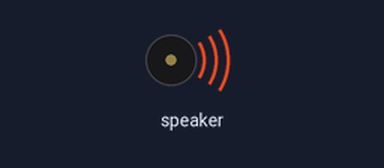
A program run on a simulated Calliope mini (MakeCode). Parts: buzzer (waves = sounding).

Above: at 1.07 s.
At 3.87 s:
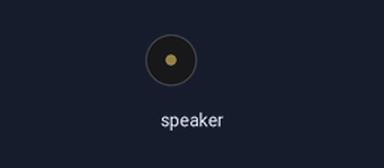
Timing chart, 0 to 4.2 s (numbered marks = the images above):
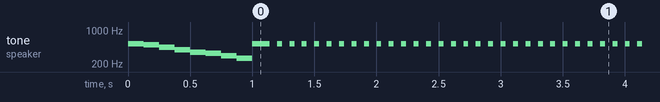

The program:

main.ts
```typescript
input.onGesture(Gesture.Shake, function () {
    music.playMelody("C5 B A G F E D C ", 500)
})
music.playMelody("C5 B A G F E D C ", 500)
basic.forever(function () {
    music.playMelody("C5 B A G F E D C ", 500)
})
loops.everyInterval(100, function () {
    music.playMelody("C5 B A G F E D C ", 500)
})
```

test.ts
```typescript
// Hier kann man Tests durchführen; diese Datei wird nicht kompiliert, wenn dieses Paket als Erweiterung verwendet wird.
```

Measured:
- by itself, tone on speaker: plays 523 Hz for 0.13 s, 494 Hz for 0.13 s, 440 Hz for 0.13 s, 392 Hz for 0.13 s, 349 Hz for 0.13 s, 330 Hz for 0.13 s … (1297 notes in this stretch)
